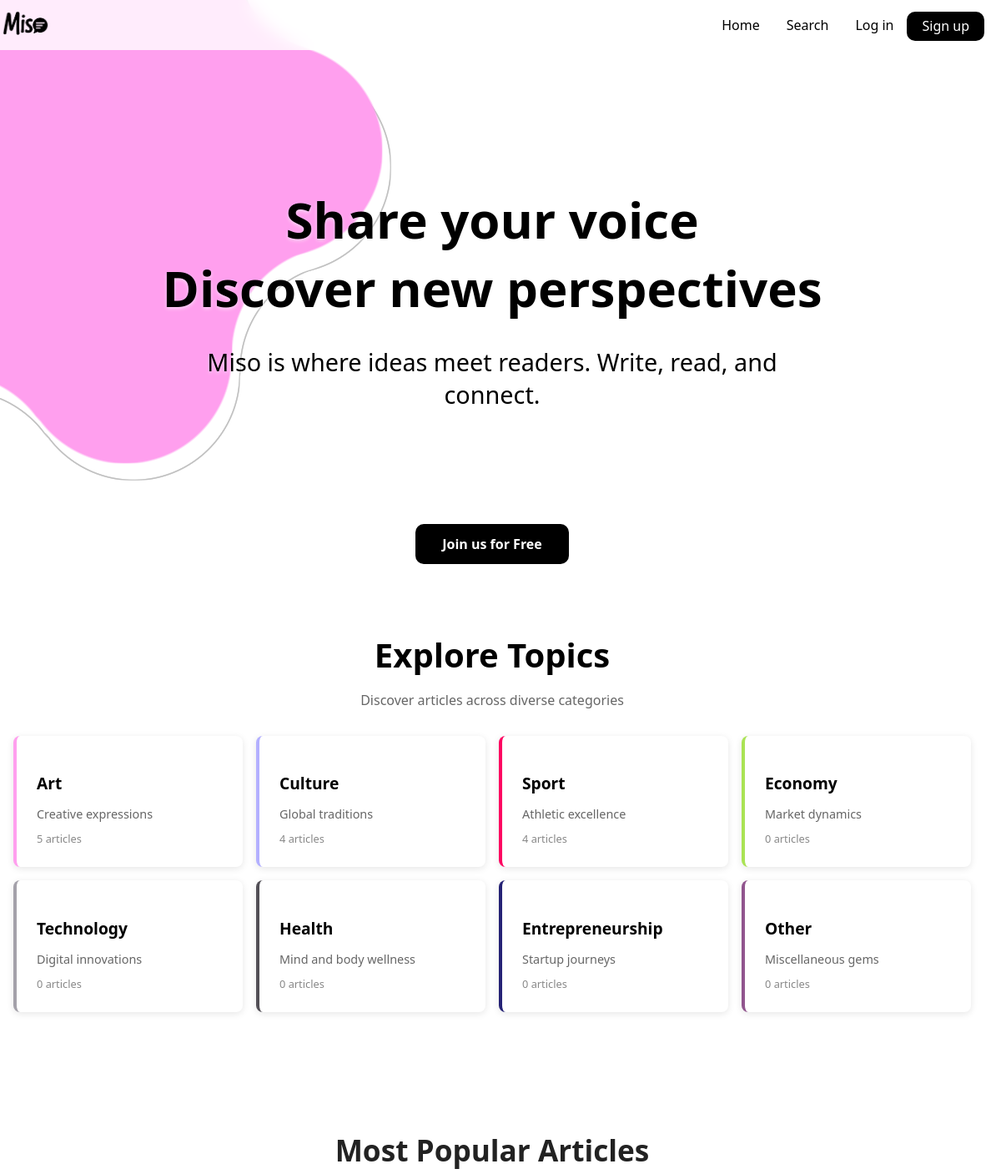
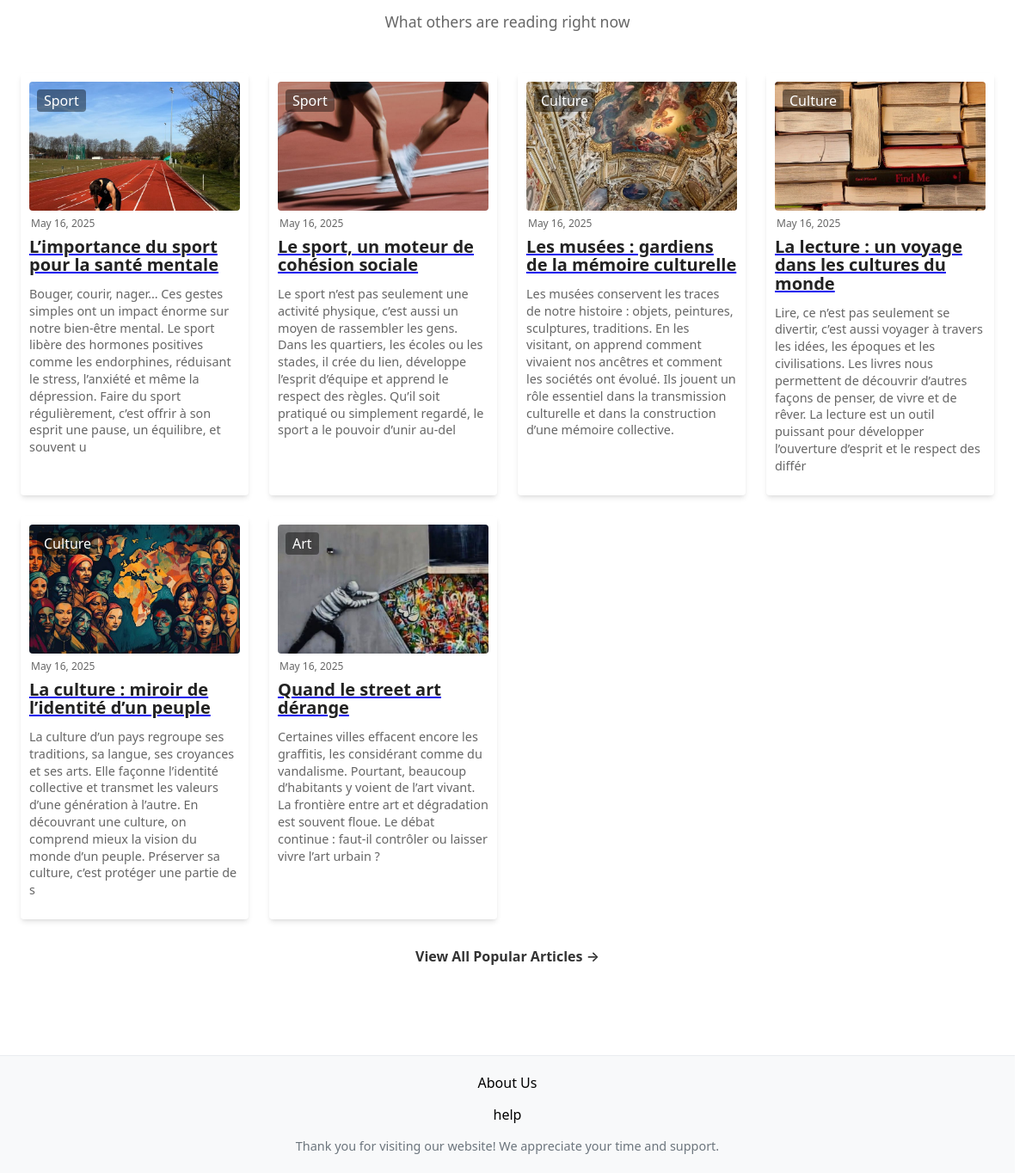
The page / on the database its author committed (2 pictures, top to bottom).
### app.py (models this page shows)
class Article(db.Model):
    id = db.Column(db.Integer, primary_key=True)
    title = db.Column(db.String(200), nullable=False)
    content = db.Column(db.Text, nullable=False)
    excerpt = db.Column(db.String(300))
    category = db.Column(db.String(50), nullable=False)
    date = db.Column(db.String(50), default=lambda: datetime.now(timezone.utc).strftime('%B %d, %Y'))
    image_url = db.Column(db.String(200), default='default_article.jpg')
    author_id = db.Column(db.Integer, db.ForeignKey('user.id'), nullable=False)

### app.py (the view)
@app.route('/')
def home():
    categories = [
        {'name': 'art', 'description': 'Creative expressions', 'color': '#FF9FEE'},
        {'name': 'culture', 'description': 'Global traditions', 'color': '#B3B0FF'},
        {'name': 'sport', 'description': 'Athletic excellence', 'color': '#FD0261'},
        {'name': 'economy', 'description': 'Market dynamics', 'color': '#aae354'},
        {'name': 'technology', 'description': 'Digital innovations', 'color': '#A4A1AA'},
        {'name': 'health', 'description': 'Mind and body wellness', 'color': '#524F56'},
        {'name': 'entrepreneurship', 'description': 'Startup journeys', 'color': '#252275'},
        {'name': 'other', 'description': 'Miscellaneous gems', 'color': '#91558e'}
    ]
    for category in categories:
        category['article_count'] = Article.query.filter_by(category=category['name']).count()
    articles = Article.query.order_by(Article.id.desc()).limit(6).all()
    return render_template('index.html', categories=categories, articles=articles)

### templates/index.html (shortened to what this page needs)
<!DOCTYPE html>
<html>
<head>
  <link rel="stylesheet" href="{{ url_for('static', filename='css/styles.css') }}">
</head>
<body>
  <div class="wavy-circle-first wavy-circle"></div>
  <div class="wavy-circle-second wavy-circle"></div>
  <div class="wavy-circle-third wavy-circle"></div>
  <nav class="navbar">
    <a href="{{ url_for('home') }}" class="mi">
      <img src="{{ url_for('static', filename='images/logo.png') }}" alt="Miso Logo" class="logo-img">
    </a>
    <div class="navbar-links">
      <ul>
        <li><a href="{{ url_for('home') }}">Home</a></li>
        <li><a href="{{ url_for('search_be') }}">Search</a></li>
        <li><a href="{{ url_for('login') }}">Log in</a></li>
        <li><a class="sign" href="{{ url_for('signup') }}">Sign up</a></li>
      </ul>
    </div>
  </nav>
  <section class="main">
    <div class="main-content">
      <h1>Share your voice <br>Discover new perspectives</h1>
      <p class="slogan">Miso is where ideas meet readers. Write, read, and connect.</p>
    </div>
  </section>
  <div style="display: flex; justify-content: center;" class="hc">
    <a class="join-button" href="{{ url_for('signup') }}">Join us for Free</a>
  </div>
  <section class="categories">
    <div class="categories-header">
      <h2>Explore Topics</h2>
      <p>Discover articles across diverse categories</p>
    </div>
    <div class="categories-grid">
      {% for category in categories %}
      <div class="category-card" style="--card-color: {{ category.color }};"
     onclick="window.location.href='{{ url_for('category_page', category_name=category.name) }}'">
        <h3>{{ category.name|capitalize }}</h3>
        <p class="category-desc">{{ category.description }}</p>
        <span class="article-count">{{ category.article_count }} articles</span>
      </div>
      {% endfor %}
    </div>
  </section>
  <section class="popular-articles">
    <div class="section-header">
      <h2>Most Popular Articles</h2>
      <p>What others are reading right now</p>
    </div>
    <div class="articles-grid">
      {% for article in articles %}
      <div class="card">
        <div class="header">
          <div class="image" style="background-image: url('{{ url_for('static', filename='uploads/' + article.image_url) }}')">
            <span class="tag">{{ article.category }}</span>
        </div>
          <div class="date">
            <span>{{ article.date }}</span>
          </div>
        </div>
        <div class="info">
          <a href="{{ url_for('article_be', id=article.id) }}" class="block">
            <span class="title">{{ article.title }}</span>
          </a>
          <p class="description">{{ article.excerpt | safe}}</p>
        </div>
      </div>
      {% endfor %}
    </div>
    <a href="{{ url_for('search_be') }}" class="view-all">View All Popular Articles →</a>
  </section>
  <footer class="site-footer">
  <div class="footer-content">
    <div class="footer-links">
      <a href="{{ url_for('about_us') }}">About Us</a>
    </div>
    <div class="footer-links">
      <a href="{{ url_for('help') }}">help</a>
    </div>
    <p>Thank you for visiting our website! We appreciate your time and support.</p>
  </div>
  </footer>
  </body>
</html>

### rows shown on the page
Article: image_url (picture), category "Sport", date "May 16, 2025", title "L’importance du sport pour la santé mentale", excerpt "Bouger, courir, nager… Ces gestes simples ont un impact énorme sur notre bien-être mental. Le sport libère des hormones positives comme les endorphines, réduisant le stress, l’anxiété et même la dépression. Faire du sport régulièrement, c’est offrir à son esprit une pause, un équilibre, et souvent u"
Article: image_url (picture), category "Sport", date "May 16, 2025", title "Le sport, un moteur de cohésion sociale", excerpt "Le sport n’est pas seulement une activité physique, c’est aussi un moyen de rassembler les gens. Dans les quartiers, les écoles ou les stades, il crée du lien, développe l’esprit d’équipe et apprend le respect des règles. Qu’il soit pratiqué ou simplement regardé, le sport a le pouvoir d’unir au-del"
Article: image_url (picture), category "Culture", date "May 16, 2025", title "Les musées : gardiens de la mémoire culturelle", excerpt "Les musées conservent les traces de notre histoire : objets, peintures, sculptures, traditions. En les visitant, on apprend comment vivaient nos ancêtres et comment les sociétés ont évolué. Ils jouent un rôle essentiel dans la transmission culturelle et dans la construction d’une mémoire collective."
Article: image_url (picture), category "Culture", date "May 16, 2025", title "La lecture : un voyage dans les cultures du monde", excerpt "Lire, ce n’est pas seulement se divertir, c’est aussi voyager à travers les idées, les époques et les civilisations. Les livres nous permettent de découvrir d’autres façons de penser, de vivre et de rêver. La lecture est un outil puissant pour développer l’ouverture d’esprit et le respect des différ"
Article: image_url (picture), category "Culture", date "May 16, 2025", title "La culture : miroir de l’identité d’un peuple", excerpt "La culture d’un pays regroupe ses traditions, sa langue, ses croyances et ses arts. Elle façonne l’identité collective et transmet les valeurs d’une génération à l’autre. En découvrant une culture, on comprend mieux la vision du monde d’un peuple. Préserver sa culture, c’est protéger une partie de s"
Article: image_url (picture), category "Art", date "May 16, 2025", title "Quand le street art dérange", excerpt "Certaines villes effacent encore les graffitis, les considérant comme du vandalisme. Pourtant, beaucoup d’habitants y voient de l’art vivant. La frontière entre art et dégradation est souvent floue. Le débat continue : faut-il contrôler ou laisser vivre l’art urbain ?"

### other values the page prints
{{ category.name|capitalize }} "Art" "Culture" "Sport" "Economy" "Technology" "Health" "Entrepreneurship" "Other"
{{ category.description }} "Creative expressions" "Global traditions" "Athletic excellence" "Market dynamics" "Digital innovations" "Mind and body wellness" "Startup journeys" "Miscellaneous gems"
{{ category.article_count }} "5" "4" "4" "0" "0" "0" "0" "0"
